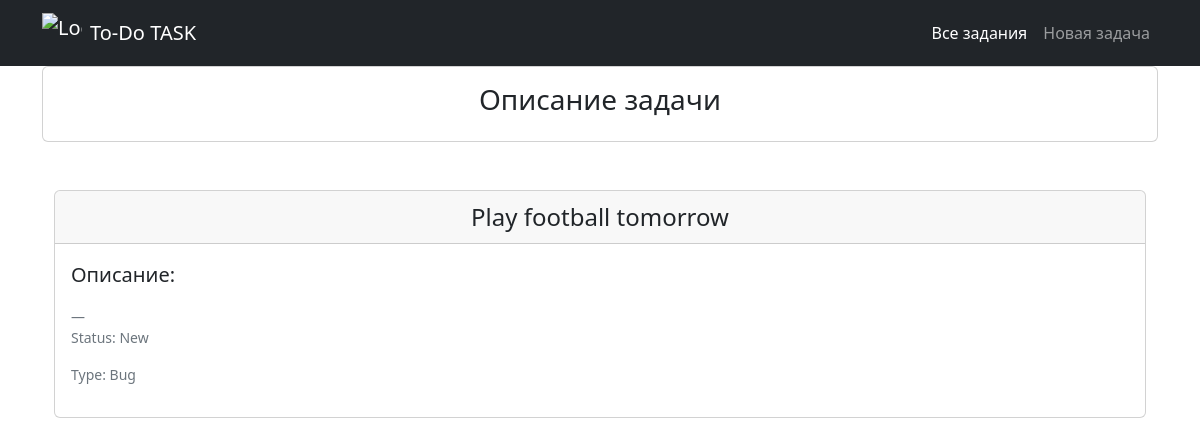
Screenshot of /task/3/detail/ with the database file from the repository.
### tracker_app/models.py (models this page shows, shortened)
class Task(models.Model):
    summary = models.CharField(null=False, blank=False, max_length=100)
    description = models.TextField(null=True, blank=True)
    status = models.ForeignKey('Status', on_delete=models.RESTRICT, related_name='tasks')
    type = models.ForeignKey('Type', on_delete=models.RESTRICT, related_name='tasks')
    created_at = models.DateTimeField(auto_now_add=True)
    updated_at = models.DateTimeField(auto_now=True)
    class Meta:
        db_table = 'task'
        ordering = ['-created_at']

class Status(models.Model):
    title = models.CharField(null=False, blank=False, max_length=100)
    def __str__(self):
        return self.title
    class Meta:
        db_table = 'status'

class Type(models.Model):
    title = models.CharField(null=False, blank=False, max_length=100)
    def __str__(self):
        return self.title
    class Meta:
        db_table = 'type'

### tracker_app/views.py (the view)
# urls.py: path('task/<int:pk>/detail/', DetailTaskView.as_view(), name='detail'),
class DetailTaskView(TemplateView):
    template_name = 'task/task.html'
    def get_context_data(self, **kwargs):
        context = super().get_context_data(**kwargs)
        task = get_object_or_404(Task, pk=self.kwargs['pk'])
        context['task'] = task
        return context

### templates/task/task.html (shortened to what this page needs)
{% extends "base.html" %}
{% block content %}
<div class="card text-center">
    <div class="card-body">
        <h3>Описание задачи</h3>
    </div>
</div>
<div class="container">
    <div class="card my-5">
        <div class="card-header fs-4 text-center">{{ task.summary }}</div>
        <div class="card-body">
            <figure>
                <blockquote class="blockquote">
                    <p>Описание:</p>
                </blockquote>
                <figcaption class="blockquote-footer mt-3">
                    <p>Status: {{ task.status }}</p>
                    <p>Type: {{ task.type }}</p>
                </figcaption>
            </figure>
        </div>
    </div>
</div>
{% endblock %}

### rows the page displays
Task: summary "Play football tomorrow", status "New", type "Bug"
